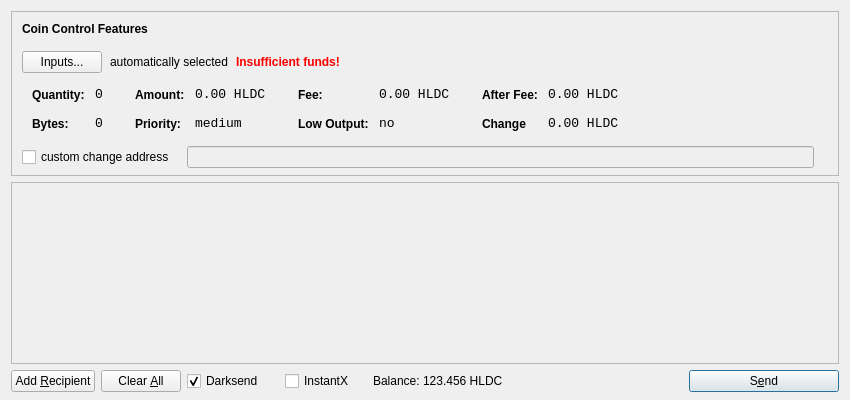
<?xml version="1.0" encoding="UTF-8"?>
<ui version="4.0">
 <class>SendCoinsDialog</class>
 <widget class="QDialog" name="SendCoinsDialog">
  <property name="geometry">
   <rect>
    <x>0</x>
    <y>0</y>
    <width>850</width>
    <height>400</height>
   </rect>
  </property>
  <property name="windowTitle">
   <string>Send Coins</string>
  </property>
  <layout class="QVBoxLayout" name="verticalLayout" stretch="0,1,0">
   <property name="bottomMargin">
    <number>8</number>
   </property>
   <item>
    <widget class="QFrame" name="frameCoinControl">
     <property name="sizePolicy">
      <sizepolicy hsizetype="Expanding" vsizetype="Expanding">
       <horstretch>0</horstretch>
       <verstretch>0</verstretch>
      </sizepolicy>
     </property>
     <property name="maximumSize">
      <size>
       <width>16777215</width>
       <height>16777215</height>
      </size>
     </property>
     <property name="styleSheet">
      <string notr="true"/>
     </property>
     <property name="frameShape">
      <enum>QFrame::StyledPanel</enum>
     </property>
     <property name="frameShadow">
      <enum>QFrame::Sunken</enum>
     </property>
     <layout class="QVBoxLayout" name="verticalLayoutCoinControl2">
      <property name="spacing">
       <number>6</number>
      </property>
      <property name="leftMargin">
       <number>0</number>
      </property>
      <property name="topMargin">
       <number>0</number>
      </property>
      <property name="rightMargin">
       <number>0</number>
      </property>
      <property name="bottomMargin">
       <number>6</number>
      </property>
      <item>
       <layout class="QVBoxLayout" name="verticalLayoutCoinControl" stretch="0,0,0,0,1">
        <property name="spacing">
         <number>0</number>
        </property>
        <property name="leftMargin">
         <number>10</number>
        </property>
        <property name="topMargin">
         <number>10</number>
        </property>
        <item>
         <layout class="QHBoxLayout" name="horizontalLayoutCoinControl1">
          <property name="bottomMargin">
           <number>15</number>
          </property>
          <item>
           <widget class="QLabel" name="labelCoinControlFeatures">
            <property name="sizePolicy">
             <sizepolicy hsizetype="Preferred" vsizetype="Maximum">
              <horstretch>0</horstretch>
              <verstretch>0</verstretch>
             </sizepolicy>
            </property>
            <property name="font">
             <font>
              <weight>75</weight>
              <bold>true</bold>
             </font>
            </property>
            <property name="styleSheet">
             <string notr="true">font-weight:bold;</string>
            </property>
            <property name="text">
             <string>Coin Control Features</string>
            </property>
           </widget>
          </item>
         </layout>
        </item>
        <item>
         <layout class="QHBoxLayout" name="horizontalLayoutCoinControl2" stretch="0,0,0,0">
          <property name="spacing">
           <number>8</number>
          </property>
          <property name="bottomMargin">
           <number>10</number>
          </property>
          <item>
           <widget class="QPushButton" name="pushButtonCoinControl">
            <property name="styleSheet">
             <string notr="true"/>
            </property>
            <property name="text">
             <string>Inputs...</string>
            </property>
           </widget>
          </item>
          <item>
           <widget class="QLabel" name="labelCoinControlAutomaticallySelected">
            <property name="text">
             <string>automatically selected</string>
            </property>
            <property name="margin">
             <number>5</number>
            </property>
           </widget>
          </item>
          <item>
           <widget class="QLabel" name="labelCoinControlInsuffFunds">
            <property name="font">
             <font>
              <weight>75</weight>
              <bold>true</bold>
             </font>
            </property>
            <property name="styleSheet">
             <string notr="true">color:red;font-weight:bold;</string>
            </property>
            <property name="text">
             <string>Insufficient funds!</string>
            </property>
            <property name="margin">
             <number>5</number>
            </property>
           </widget>
          </item>
          <item>
           <spacer name="horizontalSpacerCoinControl">
            <property name="orientation">
             <enum>Qt::Horizontal</enum>
            </property>
            <property name="sizeHint" stdset="0">
             <size>
              <width>40</width>
              <height>1</height>
             </size>
            </property>
           </spacer>
          </item>
         </layout>
        </item>
        <item>
         <widget class="QWidget" name="widgetCoinControl" native="true">
          <property name="sizePolicy">
           <sizepolicy hsizetype="Preferred" vsizetype="Preferred">
            <horstretch>0</horstretch>
            <verstretch>0</verstretch>
           </sizepolicy>
          </property>
          <property name="minimumSize">
           <size>
            <width>0</width>
            <height>0</height>
           </size>
          </property>
          <property name="styleSheet">
           <string notr="true"/>
          </property>
          <layout class="QHBoxLayout" name="horizontalLayoutCoinControl5">
           <property name="leftMargin">
            <number>0</number>
           </property>
           <property name="topMargin">
            <number>0</number>
           </property>
           <property name="rightMargin">
            <number>0</number>
           </property>
           <property name="bottomMargin">
            <number>0</number>
           </property>
           <item>
            <layout class="QHBoxLayout" name="horizontalLayoutCoinControl3" stretch="0,0,0,1">
             <property name="spacing">
              <number>20</number>
             </property>
             <property name="topMargin">
              <number>0</number>
             </property>
             <property name="bottomMargin">
              <number>10</number>
             </property>
             <item>
              <layout class="QFormLayout" name="formLayoutCoinControl1">
               <property name="horizontalSpacing">
                <number>10</number>
               </property>
               <property name="verticalSpacing">
                <number>14</number>
               </property>
               <property name="leftMargin">
                <number>10</number>
               </property>
               <property name="topMargin">
                <number>4</number>
               </property>
               <property name="rightMargin">
                <number>6</number>
               </property>
               <item row="0" column="0">
                <widget class="QLabel" name="labelCoinControlQuantityText">
                 <property name="styleSheet">
                  <string notr="true">font-weight:bold;</string>
                 </property>
                 <property name="text">
                  <string>Quantity:</string>
                 </property>
                 <property name="margin">
                  <number>0</number>
                 </property>
                </widget>
               </item>
               <item row="0" column="1">
                <widget class="QLabel" name="labelCoinControlQuantity">
                 <property name="font">
                  <font>
                   <family>Monospace</family>
                   <pointsize>10</pointsize>
                  </font>
                 </property>
                 <property name="cursor">
                  <cursorShape>IBeamCursor</cursorShape>
                 </property>
                 <property name="contextMenuPolicy">
                  <enum>Qt::ActionsContextMenu</enum>
                 </property>
                 <property name="text">
                  <string>0</string>
                 </property>
                 <property name="margin">
                  <number>0</number>
                 </property>
                 <property name="textInteractionFlags">
                  <set>Qt::LinksAccessibleByMouse|Qt::TextSelectableByKeyboard|Qt::TextSelectableByMouse</set>
                 </property>
                </widget>
               </item>
               <item row="1" column="0">
                <widget class="QLabel" name="labelCoinControlBytesText">
                 <property name="styleSheet">
                  <string notr="true">font-weight:bold;</string>
                 </property>
                 <property name="text">
                  <string>Bytes:</string>
                 </property>
                </widget>
               </item>
               <item row="1" column="1">
                <widget class="QLabel" name="labelCoinControlBytes">
                 <property name="font">
                  <font>
                   <family>Monospace</family>
                   <pointsize>10</pointsize>
                  </font>
                 </property>
                 <property name="cursor">
                  <cursorShape>IBeamCursor</cursorShape>
                 </property>
                 <property name="contextMenuPolicy">
                  <enum>Qt::ActionsContextMenu</enum>
                 </property>
                 <property name="text">
                  <string>0</string>
                 </property>
                 <property name="textInteractionFlags">
                  <set>Qt::LinksAccessibleByMouse|Qt::TextSelectableByKeyboard|Qt::TextSelectableByMouse</set>
                 </property>
                </widget>
               </item>
              </layout>
             </item>
             <item>
              <layout class="QFormLayout" name="formLayoutCoinControl2">
               <property name="horizontalSpacing">
                <number>10</number>
               </property>
               <property name="verticalSpacing">
                <number>14</number>
               </property>
               <property name="leftMargin">
                <number>6</number>
               </property>
               <property name="topMargin">
                <number>4</number>
               </property>
               <property name="rightMargin">
                <number>6</number>
               </property>
               <item row="0" column="0">
                <widget class="QLabel" name="labelCoinControlAmountText">
                 <property name="styleSheet">
                  <string notr="true">font-weight:bold;</string>
                 </property>
                 <property name="text">
                  <string>Amount:</string>
                 </property>
                 <property name="margin">
                  <number>0</number>
                 </property>
                </widget>
               </item>
               <item row="0" column="1">
                <widget class="QLabel" name="labelCoinControlAmount">
                 <property name="font">
                  <font>
                   <family>Monospace</family>
                   <pointsize>10</pointsize>
                  </font>
                 </property>
                 <property name="cursor">
                  <cursorShape>IBeamCursor</cursorShape>
                 </property>
                 <property name="contextMenuPolicy">
                  <enum>Qt::ActionsContextMenu</enum>
                 </property>
                 <property name="text">
                  <string>0.00 HLDC</string>
                 </property>
                 <property name="textInteractionFlags">
                  <set>Qt::LinksAccessibleByMouse|Qt::TextSelectableByKeyboard|Qt::TextSelectableByMouse</set>
                 </property>
                </widget>
               </item>
               <item row="1" column="0">
                <widget class="QLabel" name="labelCoinControlPriorityText">
                 <property name="styleSheet">
                  <string notr="true">font-weight:bold;</string>
                 </property>
                 <property name="text">
                  <string>Priority:</string>
                 </property>
                </widget>
               </item>
               <item row="1" column="1">
                <widget class="QLabel" name="labelCoinControlPriority">
                 <property name="font">
                  <font>
                   <family>Monospace</family>
                   <pointsize>10</pointsize>
                  </font>
                 </property>
                 <property name="cursor">
                  <cursorShape>IBeamCursor</cursorShape>
                 </property>
                 <property name="contextMenuPolicy">
                  <enum>Qt::ActionsContextMenu</enum>
                 </property>
                 <property name="text">
                  <string>medium</string>
                 </property>
                 <property name="textInteractionFlags">
                  <set>Qt::LinksAccessibleByMouse|Qt::TextSelectableByKeyboard|Qt::TextSelectableByMouse</set>
                 </property>
                </widget>
               </item>
              </layout>
             </item>
             <item>
              <layout class="QFormLayout" name="formLayoutCoinControl3">
               <property name="horizontalSpacing">
                <number>10</number>
               </property>
               <property name="verticalSpacing">
                <number>14</number>
               </property>
               <property name="leftMargin">
                <number>6</number>
               </property>
               <property name="topMargin">
                <number>4</number>
               </property>
               <property name="rightMargin">
                <number>6</number>
               </property>
               <item row="0" column="0">
                <widget class="QLabel" name="labelCoinControlFeeText">
                 <property name="styleSheet">
                  <string notr="true">font-weight:bold;</string>
                 </property>
                 <property name="text">
                  <string>Fee:</string>
                 </property>
                 <property name="margin">
                  <number>0</number>
                 </property>
                </widget>
               </item>
               <item row="0" column="1">
                <widget class="QLabel" name="labelCoinControlFee">
                 <property name="font">
                  <font>
                   <family>Monospace</family>
                   <pointsize>10</pointsize>
                  </font>
                 </property>
                 <property name="cursor">
                  <cursorShape>IBeamCursor</cursorShape>
                 </property>
                 <property name="contextMenuPolicy">
                  <enum>Qt::ActionsContextMenu</enum>
                 </property>
                 <property name="text">
                  <string>0.00 HLDC</string>
                 </property>
                 <property name="textInteractionFlags">
                  <set>Qt::LinksAccessibleByMouse|Qt::TextSelectableByKeyboard|Qt::TextSelectableByMouse</set>
                 </property>
                </widget>
               </item>
               <item row="1" column="0">
                <widget class="QLabel" name="labelCoinControlLowOutputText">
                 <property name="styleSheet">
                  <string notr="true">font-weight:bold;</string>
                 </property>
                 <property name="text">
                  <string>Low Output:</string>
                 </property>
                </widget>
               </item>
               <item row="1" column="1">
                <widget class="QLabel" name="labelCoinControlLowOutput">
                 <property name="font">
                  <font>
                   <family>Monospace</family>
                   <pointsize>10</pointsize>
                  </font>
                 </property>
                 <property name="cursor">
                  <cursorShape>IBeamCursor</cursorShape>
                 </property>
                 <property name="contextMenuPolicy">
                  <enum>Qt::ActionsContextMenu</enum>
                 </property>
                 <property name="text">
                  <string>no</string>
                 </property>
                 <property name="textInteractionFlags">
                  <set>Qt::LinksAccessibleByMouse|Qt::TextSelectableByKeyboard|Qt::TextSelectableByMouse</set>
                 </property>
                </widget>
               </item>
              </layout>
             </item>
             <item>
              <layout class="QFormLayout" name="formLayoutCoinControl4">
               <property name="horizontalSpacing">
                <number>10</number>
               </property>
               <property name="verticalSpacing">
                <number>14</number>
               </property>
               <property name="leftMargin">
                <number>6</number>
               </property>
               <property name="topMargin">
                <number>4</number>
               </property>
               <property name="rightMargin">
                <number>6</number>
               </property>
               <item row="0" column="0">
                <widget class="QLabel" name="labelCoinControlAfterFeeText">
                 <property name="styleSheet">
                  <string notr="true">font-weight:bold;</string>
                 </property>
                 <property name="text">
                  <string>After Fee:</string>
                 </property>
                 <property name="margin">
                  <number>0</number>
                 </property>
                </widget>
               </item>
               <item row="0" column="1">
                <widget class="QLabel" name="labelCoinControlAfterFee">
                 <property name="font">
                  <font>
                   <family>Monospace</family>
                   <pointsize>10</pointsize>
                  </font>
                 </property>
                 <property name="cursor">
                  <cursorShape>IBeamCursor</cursorShape>
                 </property>
                 <property name="contextMenuPolicy">
                  <enum>Qt::ActionsContextMenu</enum>
                 </property>
                 <property name="text">
                  <string>0.00 HLDC</string>
                 </property>
                 <property name="textInteractionFlags">
                  <set>Qt::LinksAccessibleByMouse|Qt::TextSelectableByKeyboard|Qt::TextSelectableByMouse</set>
                 </property>
                </widget>
               </item>
               <item row="1" column="0">
                <widget class="QLabel" name="labelCoinControlChangeText">
                 <property name="styleSheet">
                  <string notr="true">font-weight:bold;</string>
                 </property>
                 <property name="text">
                  <string>Change</string>
                 </property>
                </widget>
               </item>
               <item row="1" column="1">
                <widget class="QLabel" name="labelCoinControlChange">
                 <property name="font">
                  <font>
                   <family>Monospace</family>
                   <pointsize>10</pointsize>
                  </font>
                 </property>
                 <property name="cursor">
                  <cursorShape>IBeamCursor</cursorShape>
                 </property>
                 <property name="contextMenuPolicy">
                  <enum>Qt::ActionsContextMenu</enum>
                 </property>
                 <property name="text">
                  <string>0.00 HLDC</string>
                 </property>
                 <property name="textInteractionFlags">
                  <set>Qt::LinksAccessibleByMouse|Qt::TextSelectableByKeyboard|Qt::TextSelectableByMouse</set>
                 </property>
                </widget>
               </item>
              </layout>
             </item>
            </layout>
           </item>
          </layout>
         </widget>
        </item>
        <item>
         <layout class="QHBoxLayout" name="horizontalLayoutCoinControl4" stretch="0,0,0">
          <property name="spacing">
           <number>12</number>
          </property>
          <property name="sizeConstraint">
           <enum>QLayout::SetDefaultConstraint</enum>
          </property>
          <property name="topMargin">
           <number>5</number>
          </property>
          <property name="rightMargin">
           <number>5</number>
          </property>
          <item>
           <widget class="QCheckBox" name="checkBoxCoinControlChange">
            <property name="text">
             <string>custom change address</string>
            </property>
           </widget>
          </item>
          <item>
           <widget class="QLineEdit" name="lineEditCoinControlChange">
            <property name="enabled">
             <bool>false</bool>
            </property>
            <property name="sizePolicy">
             <sizepolicy hsizetype="Expanding" vsizetype="Fixed">
              <horstretch>0</horstretch>
              <verstretch>0</verstretch>
             </sizepolicy>
            </property>
           </widget>
          </item>
          <item>
           <widget class="QLabel" name="labelCoinControlChangeLabel">
            <property name="sizePolicy">
             <sizepolicy hsizetype="Preferred" vsizetype="Expanding">
              <horstretch>0</horstretch>
              <verstretch>0</verstretch>
             </sizepolicy>
            </property>
            <property name="minimumSize">
             <size>
              <width>0</width>
              <height>0</height>
             </size>
            </property>
            <property name="text">
             <string/>
            </property>
            <property name="margin">
             <number>3</number>
            </property>
           </widget>
          </item>
         </layout>
        </item>
        <item>
         <spacer name="verticalSpacerCoinControl">
          <property name="orientation">
           <enum>Qt::Vertical</enum>
          </property>
          <property name="sizeHint" stdset="0">
           <size>
            <width>800</width>
            <height>1</height>
           </size>
          </property>
         </spacer>
        </item>
       </layout>
      </item>
     </layout>
    </widget>
   </item>
   <item>
    <widget class="QScrollArea" name="scrollArea">
     <property name="widgetResizable">
      <bool>true</bool>
     </property>
     <widget class="QWidget" name="scrollAreaWidgetContents">
      <property name="geometry">
       <rect>
        <x>0</x>
        <y>0</y>
        <width>830</width>
        <height>152</height>
       </rect>
      </property>
      <layout class="QVBoxLayout" name="verticalLayout_2">
       <property name="leftMargin">
        <number>0</number>
       </property>
       <property name="topMargin">
        <number>0</number>
       </property>
       <property name="rightMargin">
        <number>0</number>
       </property>
       <property name="bottomMargin">
        <number>0</number>
       </property>
       <item>
        <layout class="QVBoxLayout" name="entries">
         <property name="spacing">
          <number>6</number>
         </property>
        </layout>
       </item>
       <item>
        <spacer name="verticalSpacer">
         <property name="orientation">
          <enum>Qt::Vertical</enum>
         </property>
         <property name="sizeHint" stdset="0">
          <size>
           <width>20</width>
           <height>40</height>
          </size>
         </property>
        </spacer>
       </item>
      </layout>
     </widget>
    </widget>
   </item>
   <item>
    <layout class="QHBoxLayout" name="horizontalLayout">
     <item>
      <widget class="QPushButton" name="addButton">
       <property name="toolTip">
        <string>Send to multiple recipients at once</string>
       </property>
       <property name="text">
        <string>Add &amp;Recipient</string>
       </property>
       <property name="autoDefault">
        <bool>false</bool>
       </property>
      </widget>
     </item>
     <item>
      <widget class="QPushButton" name="clearButton">
       <property name="sizePolicy">
        <sizepolicy hsizetype="Minimum" vsizetype="Fixed">
         <horstretch>0</horstretch>
         <verstretch>0</verstretch>
        </sizepolicy>
       </property>
       <property name="toolTip">
        <string>Remove all transaction fields</string>
       </property>
       <property name="text">
        <string>Clear &amp;All</string>
       </property>
       <property name="autoRepeatDelay">
        <number>300</number>
       </property>
       <property name="autoDefault">
        <bool>false</bool>
       </property>
      </widget>
     </item>
     <item>
      <layout class="QHBoxLayout" name="horizontalLayout_2">
       <property name="spacing">
        <number>3</number>
       </property>
       <item>
        <widget class="QCheckBox" name="checkUseDarksend">
         <property name="minimumSize">
          <size>
           <width>95</width>
           <height>0</height>
          </size>
         </property>
         <property name="text">
          <string>Darksend</string>
         </property>
         <property name="checked">
          <bool>true</bool>
         </property>
        </widget>
       </item>
       <item>
        <widget class="QCheckBox" name="checkInstantX">
         <property name="enabled">
          <bool>true</bool>
         </property>
         <property name="minimumSize">
          <size>
           <width>85</width>
           <height>0</height>
          </size>
         </property>
         <property name="text">
          <string>InstantX</string>
         </property>
        </widget>
       </item>
       <item>
        <widget class="QLabel" name="label">
         <property name="sizePolicy">
          <sizepolicy hsizetype="Preferred" vsizetype="Fixed">
           <horstretch>0</horstretch>
           <verstretch>0</verstretch>
          </sizepolicy>
         </property>
         <property name="text">
          <string>Balance:</string>
         </property>
        </widget>
       </item>
       <item>
        <widget class="QLabel" name="labelBalance">
         <property name="sizePolicy">
          <sizepolicy hsizetype="Preferred" vsizetype="Fixed">
           <horstretch>0</horstretch>
           <verstretch>0</verstretch>
          </sizepolicy>
         </property>
         <property name="cursor">
          <cursorShape>IBeamCursor</cursorShape>
         </property>
         <property name="text">
          <string>123.456 HLDC</string>
         </property>
         <property name="textInteractionFlags">
          <set>Qt::LinksAccessibleByMouse|Qt::TextSelectableByKeyboard|Qt::TextSelectableByMouse</set>
         </property>
        </widget>
       </item>
      </layout>
     </item>
     <item>
      <spacer name="horizontalSpacer">
       <property name="orientation">
        <enum>Qt::Horizontal</enum>
       </property>
       <property name="sizeHint" stdset="0">
        <size>
         <width>40</width>
         <height>20</height>
        </size>
       </property>
      </spacer>
     </item>
     <item>
      <widget class="QPushButton" name="sendButton">
       <property name="minimumSize">
        <size>
         <width>150</width>
         <height>0</height>
        </size>
       </property>
       <property name="toolTip">
        <string>Confirm the send action</string>
       </property>
       <property name="text">
        <string>S&amp;end</string>
       </property>
       <property name="icon">
        <iconset resource="../bitcoin.qrc">
         <normaloff>:/icons/send</normaloff>:/icons/send</iconset>
       </property>
       <property name="default">
        <bool>true</bool>
       </property>
      </widget>
     </item>
    </layout>
   </item>
  </layout>
 </widget>
 <resources>
  <include location="../bitcoin.qrc"/>
 </resources>
 <connections/>
</ui>
